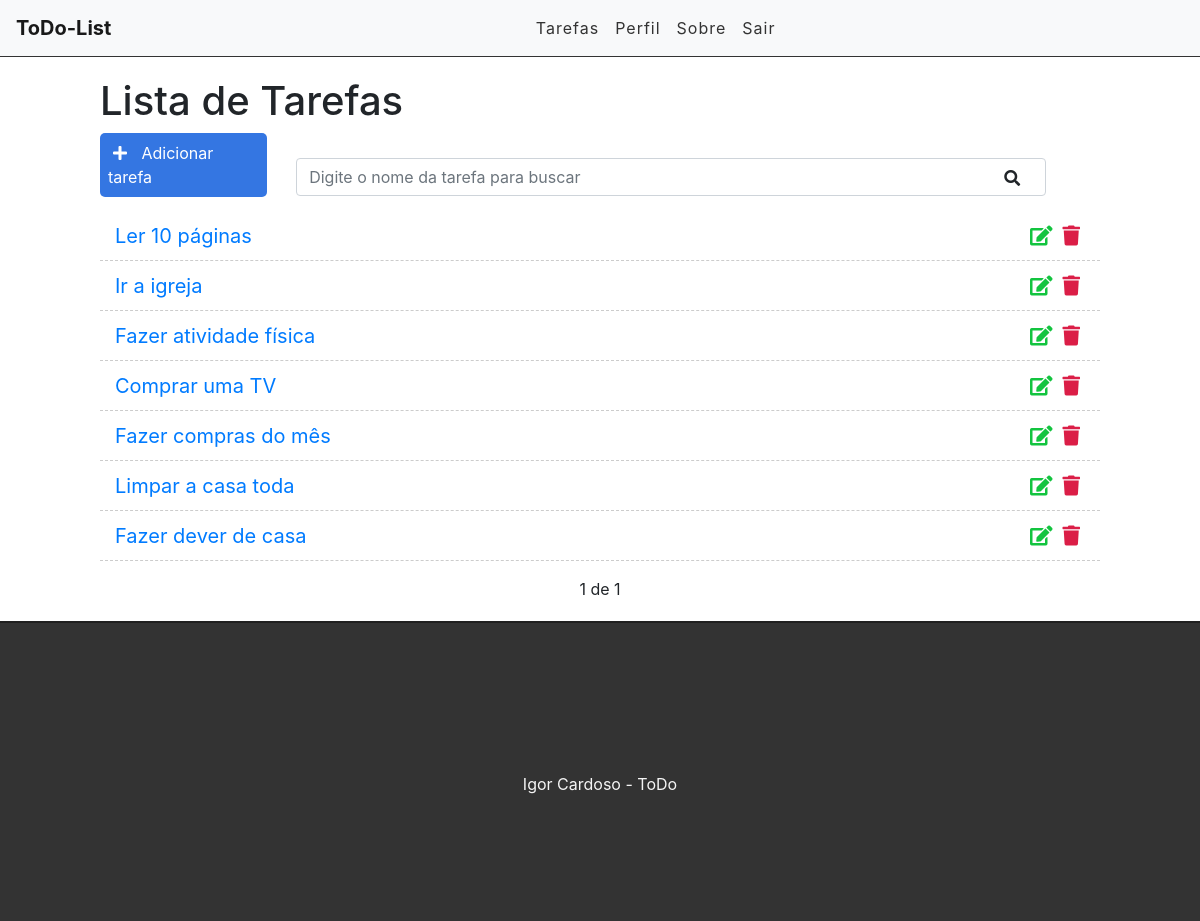
Before: /?page=2 (signed in) with the older database file.
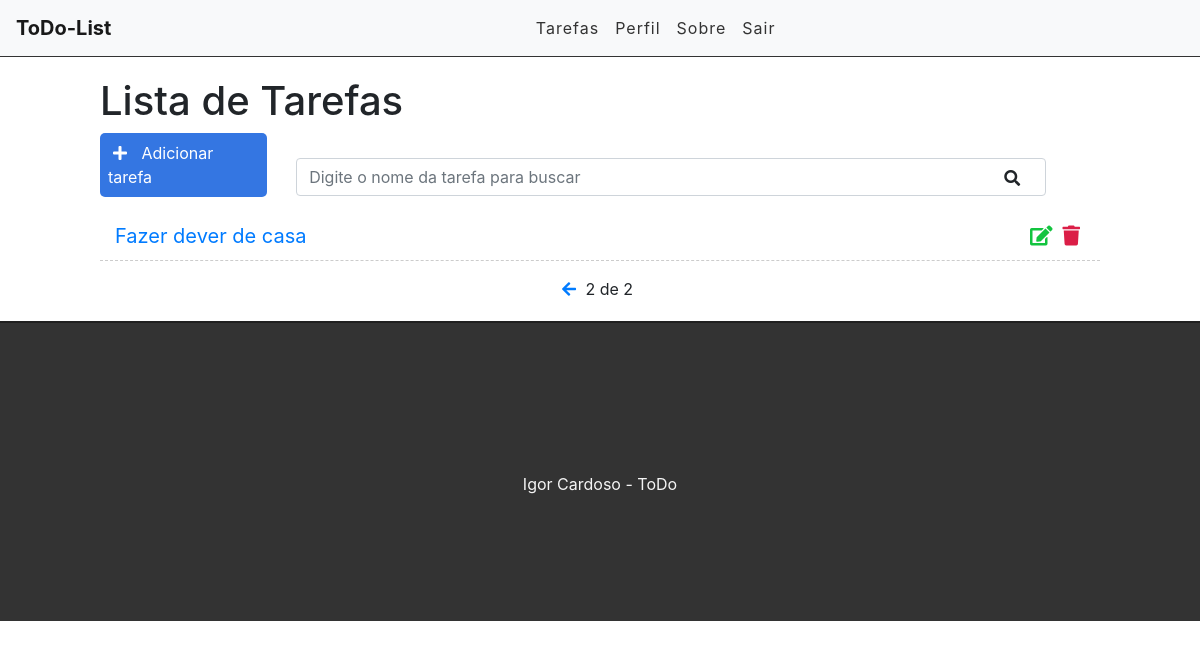
After: the same page with the newer database file.
### tasks/models.py (models this page shows, shortened)
class Task(models.Model):
	STATUS = (
		('fazendo', 'Fazendo'),
		('feiro', 'Feito')
	)
	title = models.CharField(max_length=255)
	description = models.TextField(blank=True)
	done = models.CharField(
		max_length=7, # Tamanho da entrada
		choices=STATUS,
	)
	completion_date = models.DateField(auto_now_add=False)  # Eu criei. blank=True permite que o campo fique em branco
	created_at = models.DateTimeField(auto_now_add=True)
	update_at = models.DateTimeField(auto_now=True)

### tasks/views.py (the view)
# urls.py: path('', views.taskList, name='task-list'),
@login_required
def taskList(request):		#   order_by: ordena por data de criação do mais novo para mais antigo
	search = request.GET.get('search')	# reseach é name do input de busca que está no html list.html
	if search: # Buscar pelo nome da task
		tasks = Task.objects.filter(title__icontains=search)#, user=request.user)
	else:
		tasks_list = Task.objects.all().order_by('-created_at')#.filter(user=request.user)
		paginacao = Paginator(tasks_list, 10) # (lista, num de páginas)
		page = request.GET.get('page')
		tasks = paginacao.get_page(page) # Vai exibir o numero correto na página que está
	return render(request, 'tasks/list.html', {'tasks':tasks})	# render: "renderiza"  a página

### tasks/templates/tasks/list.html (shortened to what this page needs)
{% extends 'base.html' %}
{% block content %}
<div class="offset-1 col-10 list-div">
	<h1>Lista de Tarefas</h1>
	<a id="add-link" href="newtask/">
		<div class="col-2 add-div">
			<i class="fas fa-plus"></i> Adicionar tarefa
		</div>
	</a>
	<div class="col-9 search-div">
		<form method="GET" id="search-form">
			<input class="form-control" type="text" id="search" name="search" placeholder="Digite o nome da tarefa para buscar" value="{{ request.GET.search }}">
			<i class="fas fa-search" id="search-btn"></i>
		</form>
	</div>
	<ul class="task-list">
		{% for task in tasks %}
		<li class="task-item">
			<span><a href="/task/{{task.id}}">{{task.title}}</a></span>
			<a href="/delete/{{task.id}}" class="delete-btn"><span><i class="fas fa-trash"></i></span></a>
			<a href="/edit/{{task.id}}"><span><i class="fas fa-edit"></i></span></a>
		</li>
		{% endfor %}
	</ul>
	<div class="pagination">
		<span class="step-links">
			{% if tasks.has_previous %}
				<a href="?page={{ tasks.previous_page_number }}">
					<i class="fas fa-arrow-left"></i>
				</a>
			{% endif %}
			{% if tasks.paginator.num_pages %}
				<span class="current">
					{{ tasks.number }} de {{ tasks.paginator.num_pages }}
				</span>
			{% endif %}
		</span>
	</div>
</div>
{% endblock %}

Changed rows visible on the page:
removed Task: title "Ler 10 páginas"
no longer on this page (row unchanged): Task: title "Ir a igreja"
no longer on this page (row unchanged): Task: title "Fazer atividade física"
no longer on this page (row edited): Task: title "Comprar uma TV"
no longer on this page (row unchanged): Task: title "Fazer compras do mês"
no longer on this page (row unchanged): Task: title "Limpar a casa toda"
Other visible differences:
{{ tasks.number }}: "1" → "2"
{{ tasks.paginator.num_pages }}: "1" → "2"
